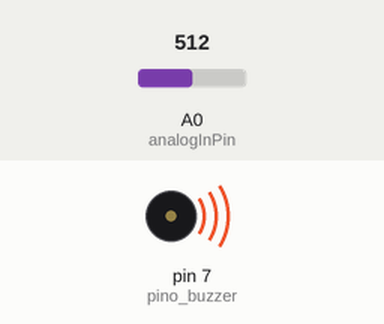
Simulated run of this sketch. Board: Arduino Uno, built with avr-gcc and run on an emulated ATmega328P. On the bench: buzzer (waves = sounding). The inputs (shaded band) are chosen by the test bench; at power-on: A0 (analogInPin) = 512. What the sketch prints to the serial monitor is not drawn.

Above: at 0.9 s.
1.3 s: A0 (analogInPin) set to 716
At 1.7 s:
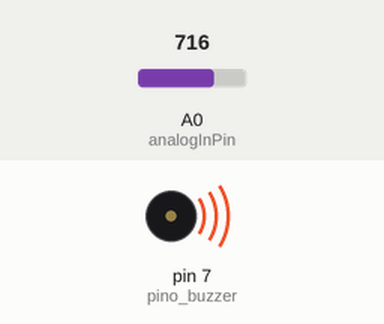
4.3 s: A0 (analogInPin) set to 900
At 4.51 s:
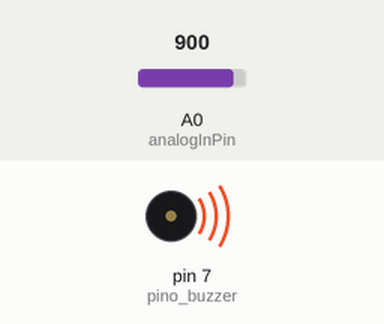
Timing chart, 0 to 7.3 s (numbered marks = the images above; inputs shaded):
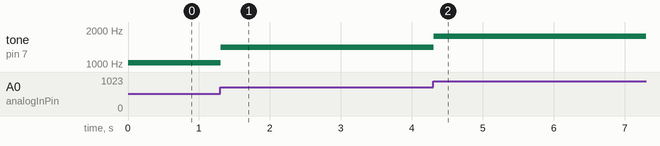

Measured:
- after the input at 1.3 s, tone on pin 7 (pino_buzzer): 1021 Hz → 1411 Hz at once
- after the input at 4.3 s, tone on pin 7 (pino_buzzer): 1411 Hz → 1762 Hz at once

The sketch:

Gauge_Arduino.ino
```cpp
/*

www.fisicarduino.com
Criação de um Gauge usando Arduino e Processing
Autor: Marcelo Rocha
18/04/2014

Este programa le um potenciômetro, mapeia essa leitura e envia os
valores para o programa feito em processing. Essa comunicação é
feita via porta serial. O software do Arduino também emite uma
frequência proporcional ao valor do potenciômetro.

*/

const int analogInPin = 0;  // pino para o potenciômetro
const int pino_buzzer = 7; // pino de conexão do buzzer

int sensorValue = 0;        // Variável que armazena o valor de entrada do potenciômetro
int outputValue = 0;        // Variável que armazena o valor a ser enviado para o Gauge

void setup() {
  // defina a veloc. da comunicação serial
  Serial.begin(9600);
}

void loop() {
  // lê o valor do potenciômetro
  sensorValue = analogRead(analogInPin);
  // mapeia o valor do sensor para os valores de saída
  outputValue = map(sensorValue, 0, 1023, 0, 255);

  // envia o valor para a porta serial, isto é, para o programa em processing
  Serial.write(outputValue);

  //envia valores de 50 Hz a 2Kz proporcionais aos valores enviados
  tone(pino_buzzer, map(outputValue,0,255,50,2000),100);
  delay(100); // espera 100ms
  noTone(pino_buzzer);  // pausa o som
}
```
